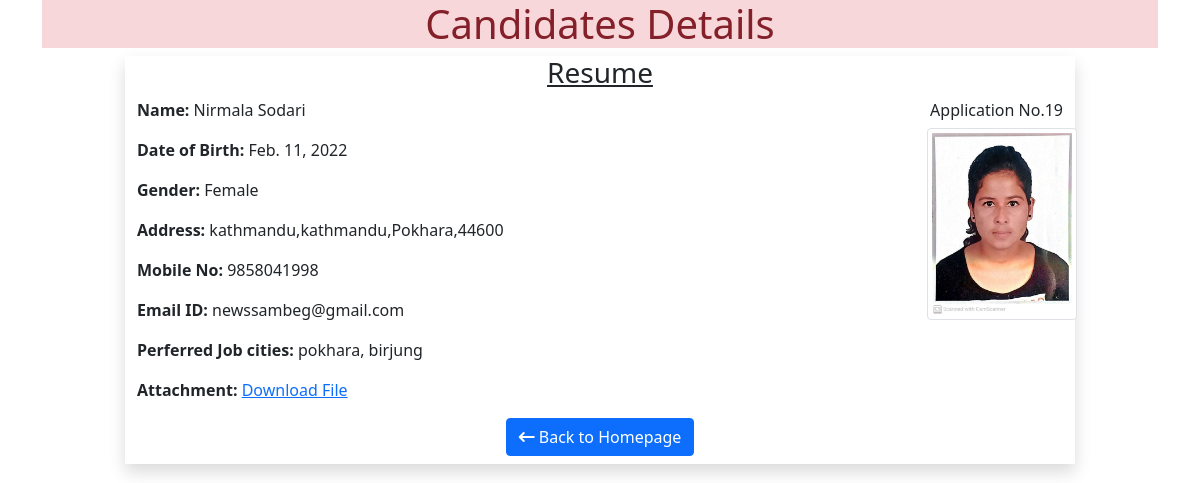
/19, run on the app's committed database.
### myapp/models.py (models this page shows)
class Resume(models.Model):
    name=models.CharField(max_length=50)
    dob=models.DateField(auto_now=False,auto_now_add=False)
    gender=models.CharField(max_length=50)
    locality=models.CharField(max_length=50)
    city=models.CharField(max_length=50)
    pin=models.PositiveIntegerField()
    state=models.CharField(choices=STATE_CHOICE, max_length=100)
    mobile=models.PositiveIntegerField()
    email=models.EmailField()
    job_city=models.CharField(max_length=50)
    profile_image=models.ImageField(upload_to='profileimg',blank=True)
    my_file=models.FileField(upload_to='doc',blank=True)

### myapp/views.py (the view)
# urls.py: path('<int:pk>',views.CandidateView.as_view(),name='candidate'),
class CandidateView(View):
    def get(self, request, pk):
        candidate=Resume.objects.get(pk=pk)
        return render(request, 'myapp/candidate.html',{'candidate':candidate})

### myapp/templatetags/myfilter.py (called while the page is built)
@register.filter(name='remove_special')
def remove_char(value, arg):
    for character in arg:
        value = value.replace(character, "")
    return value

### myapp/templates/myapp/candidate.html (shortened to what this page needs)
<!doctype html>
{% load static %}
{% load myfilter %}
<html lang="en">
  <head>
    <link href="https://cdn.jsdelivr.net/npm/bootstrap@5.1.3/dist/css/bootstrap.min.css" rel="stylesheet">
    <link rel="stylesheet" type="text/css" href={% static 'myapp/style.css' %}>
  </head>
  <body>
    <div class="container">
        <h1 class="alert-danger text-center">
        </h1>
        <div class="row">
            <div class="col-sm-10 shadow offset-sm-1">
                <h3 class="text-center"><u>Resume</u></h3>
                <p class='float-end'>Application No.{{candidate.id}}</p>
                <img src="{{candidate.profile_image.url}}" alt="" id="image1" class="img-fluid img-thumbnail" width="150" height="150">
                <p><b>Name:</b> {{candidate.name}}</p>
                <p><b>Date of Birth:</b> {{candidate.dob}}</p>
                <p><b>Gender:</b> {{candidate.gender}}</p>
                <p><b>Address:</b> {{candidate.locality}},{{candidate.city}},{{candidate.state}},{{candidate.pin}}</p>
                <p><b>Mobile No:</b> {{candidate.mobile}}</p>
                <p><b>Email ID:</b> {{candidate.email}}</p>
                <p><b>Perferred Job cities:</b> {{candidate.job_city|remove_special:"[]'"}}</p>
                <p><b>Attachment:</b> <a href="{{candidate.my_file.url}}">Download File</a> </p>
                <div class="text-center ">
                <a class="btn btn-primary mb-2" href="/" role="button"><i class="fa-solid fa-arrow-left-long"> </i> Back to Homepage</a>
                </div>
            </div>
        </div>
    </div>
  </body>
</html>

### myapp/static/myapp/style.css (style rules this page uses)
.img-fluid { margin-top:30px; display: flex; margin-left: 790px; position: absolute; }

### data on the page
Resume: id "19", profile_image (picture), name "Nirmala Sodari", dob "Feb. 11, 2022", gender "Female", locality "kathmandu", city "kathmandu", state "Pokhara", pin "44600", mobile "9858041998", email "newssambeg@gmail.com", job_city|remove_special "pokhara, birjung"
